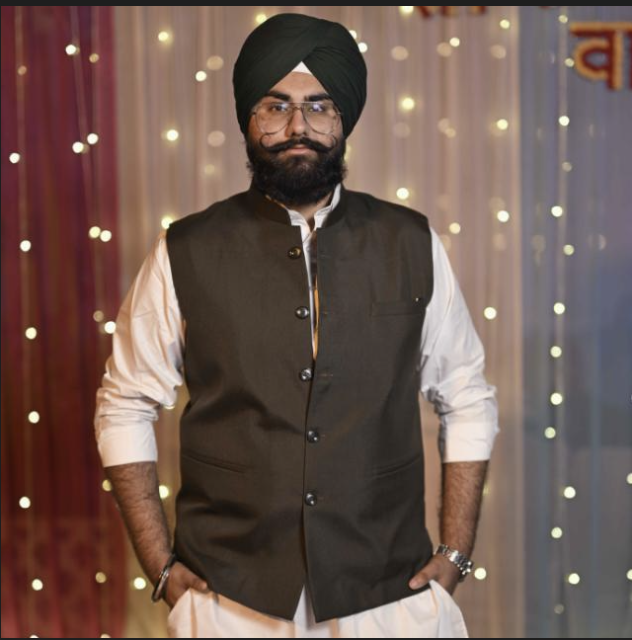
#> input picture source-photo.png, 632 x 640 px
$ python make_ascii_svg.py ../source-photo.png
#> lines starting #> are read from the running program, lines starting #| are printed output that depends on the picture
#!/usr/bin/env python3
"""prepped grayscale photo -> self-typing monochrome ASCII portrait SVG.

Usage: python scripts/make_ascii_svg.py [source-prepped.png]
Output: avi-ascii.svg — each row wipes in left-to-right with a block cursor,
staggered top-to-bottom, prints once and freezes (no loop).
Env: STATIC=1 emits a frozen final frame (no SMIL) for Quick Look previews.
"""
import os
import sys
from pathlib import Path
from xml.sax.saxutils import escape

from PIL import Image

RAMP = " .`:-=+*cs#%@"          # leading space clears the background
COLS, ROWS = 100, 53
WIDTH = 370
CELL_W = WIDTH / COLS
CELL_H = CELL_W * 1.9            # monospace glyphs are taller than wide
HEIGHT = round(ROWS * CELL_H)
FONT_SIZE = CELL_H * 0.92

BG = "#0d1117"
TEXT_COLOR = "#c9d1d9"

ROW_DUR = 0.5          # seconds to wipe one row in
ROW_STAGGER = 0.045    # seconds between row starts
BASE_DELAY = 0.15
CURSOR_FADE = 0.15

OUT_NAME = "avi-ascii.svg"


def image_to_grid(path: str) -> list[str]:
    img = Image.open(path).convert("L").resize((COLS, ROWS), Image.LANCZOS)
    pixels = list(img.getdata())
    rows = []
    for r in range(ROWS):
        row_px = pixels[r * COLS:(r + 1) * COLS]
        chars = [RAMP[round((255 - p) / 255 * (len(RAMP) - 1))] for p in row_px]
        rows.append("".join(chars))
    return rows


def render_svg(rows: list[str], static: bool) -> str:
    row_w = COLS * CELL_W
    parts = [
        f'<svg xmlns="http://www.w3.org/2000/svg" width="{WIDTH}" height="{HEIGHT}" '
        f'viewBox="0 0 {WIDTH} {HEIGHT}" font-family="SFMono-Regular, Consolas, Menlo, monospace">',
        f'<rect width="{WIDTH}" height="{HEIGHT}" fill="{BG}"/>',
    ]

    for i, row in enumerate(rows):
        top = i * CELL_H
        baseline = top + CELL_H * 0.82
        text = escape(row)
        delay = BASE_DELAY + i * ROW_STAGGER

        if static:
            parts.append(
                f'<text x="0" y="{baseline:.2f}" font-size="{FONT_SIZE:.2f}" fill="{TEXT_COLOR}" '
                f'textLength="{row_w:.2f}" lengthAdjust="spacingAndGlyphs" xml:space="preserve">{text}</text>'
            )
            continue

        clip_id = f"clip{i}"
        parts.append(
            f'<clipPath id="{clip_id}"><rect x="0" y="{top:.2f}" width="0" height="{CELL_H:.2f}">'
            f'<animate attributeName="width" from="0" to="{row_w:.2f}" dur="{ROW_DUR}s" '
            f'begin="{delay:.3f}s" fill="freeze"/></rect></clipPath>'
        )
        parts.append(
            f'<g clip-path="url(#{clip_id})">'
            f'<text x="0" y="{baseline:.2f}" font-size="{FONT_SIZE:.2f}" fill="{TEXT_COLOR}" '
            f'textLength="{row_w:.2f}" lengthAdjust="spacingAndGlyphs" xml:space="preserve">{text}</text>'
            f'</g>'
        )
        parts.append(
            f'<rect y="{top:.2f}" width="{CELL_W * 0.9:.2f}" height="{CELL_H * 0.85:.2f}" '
            f'fill="{TEXT_COLOR}" opacity="0.85">'
            f'<animate attributeName="x" from="0" to="{row_w:.2f}" dur="{ROW_DUR}s" '
            f'begin="{delay:.3f}s" fill="freeze"/>'
            f'<animate attributeName="opacity" from="0.85" to="0" dur="{CURSOR_FADE}s" '
            f'begin="{delay + ROW_DUR:.3f}s" fill="freeze"/>'
            f'</rect>'
        )

    parts.append('</svg>')
    return "\n".join(parts)


def main() -> None:
    src = sys.argv[1] if len(sys.argv) > 1 else "source-prepped.png"
    if not Path(src).exists():
        raise SystemExit(f"prepped photo not found: {src} (run prep_photo.py first)")

    static = os.environ.get("STATIC") == "1"
    rows = image_to_grid(src)
#> in image_to_grid, `img = Image.open(path).convert("L").resize((COLS, ROWS), Image.LANCZOS)`:
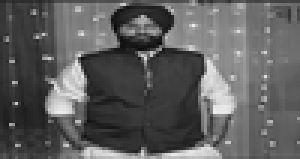
#> img: PIL image 100x53 L (shown 3 times larger); min 6, max 238, mean 93.9
#> in image_to_grid, `pixels = list(img.getdata())`: pixels = 5300 values, max 238 at index 3771, min 6 at index 938, mean 93.94
#> after the loop in image_to_grid, `for r in range(ROWS):`: rows = 53 items
#> rows = 53 items
    svg = render_svg(rows, static)
#> the loop in render_svg, `for i, row in enumerate(rows):` made 53 passes
#> (top, baseline, delay, clip_id) on passes 1 to 12: (0, 5.76, 0.15, 'clip0'), (7.03, 12.79, 0.195, 'clip1'), (14.06, 19.82, 0.24, 'clip2'), (21.09, 26.85, 0.285, 'clip3'), (28.12, 33.88, 0.33, 'clip4'), (35.15, 40.91, 0.375, 'clip5'), (42.18, 47.94, 0.42, 'clip6'), (49.21, 54.97, 0.465, 'clip7'), (56.24, 62, 0.51, 'clip8'), (63.27, 69.03, 0.555, 'clip9'), (70.3, 76.06, 0.6, 'clip10'), (77.33, 83.09, 0.645, 'clip11')
#> after the loop in render_svg, `for i, row in enumerate(rows):`: parts = 161 items
    Path(OUT_NAME).write_text(svg)
    print(f"wrote {OUT_NAME} ({'static' if static else 'animated'}, {WIDTH}x{HEIGHT})")


if __name__ == "__main__":
    main()
